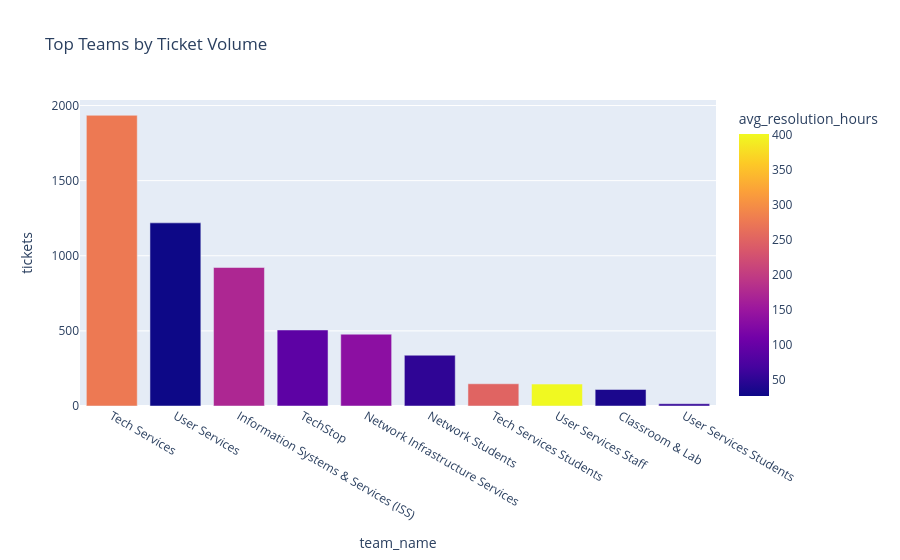

The cell this chart's notebook holds for it:
### Code cell
team_breakdown_chart = team_breakdown.reset_index().head(10)
px.bar(
    team_breakdown_chart,
    x='team_name',
    y='tickets',
    color='avg_resolution_hours',
    title='Top Teams by Ticket Volume',
)

### Figure 1 — Plotly figure (JSON) as saved in the notebook; plotly's stock layout.template omitted (floating-point values rounded to 4 significant figures)
{"data": [{"hovertemplate": "team_name=%{x}<br>tickets=%{y}<br>avg_resolution_hours=%{marker.color}<extra></extra>", "legendgroup": "", "marker": {"color": [276.6, 26.51, 172.5, 90.05, 135.5, 51.5, 250.7, 401.5, 36.79, 55.12], "coloraxis": "coloraxis", "pattern": {"shape": ""}}, "name": "", "orientation": "v", "showlegend": false, "textposition": "auto", "type": "bar", "x": ["Tech Services", "User Services", "Information Systems & Services (ISS)", "TechStop", "Network Infrastructure Services", "Network Students", "Tech Services Students", "User Services Staff", "Classroom & Lab", "User Services Students"], "xaxis": "x", "y": [1935, 1219, 922, 506, 478, 338, 148, 146, 110, 15], "yaxis": "y"}], "layout": {"barmode": "relative", "coloraxis": {"colorbar": {"title": {"text": "avg_resolution_hours"}}, "colorscale": [[0.0, "#0d0887"], [0.1111, "#46039f"], [0.2222, "#7201a8"], [0.3333, "#9c179e"], [0.4444, "#bd3786"], [0.5556, "#d8576b"], [0.6667, "#ed7953"], [0.7778, "#fb9f3a"], [0.8889, "#fdca26"], [1.0, "#f0f921"]]}, "legend": {"tracegroupgap": 0}, "title": {"text": "Top Teams by Ticket Volume"}, "xaxis": {"anchor": "y", "domain": [0.0, 1.0], "title": {"text": "team_name"}}, "yaxis": {"anchor": "x", "domain": [0.0, 1.0], "title": {"text": "tickets"}}}}
